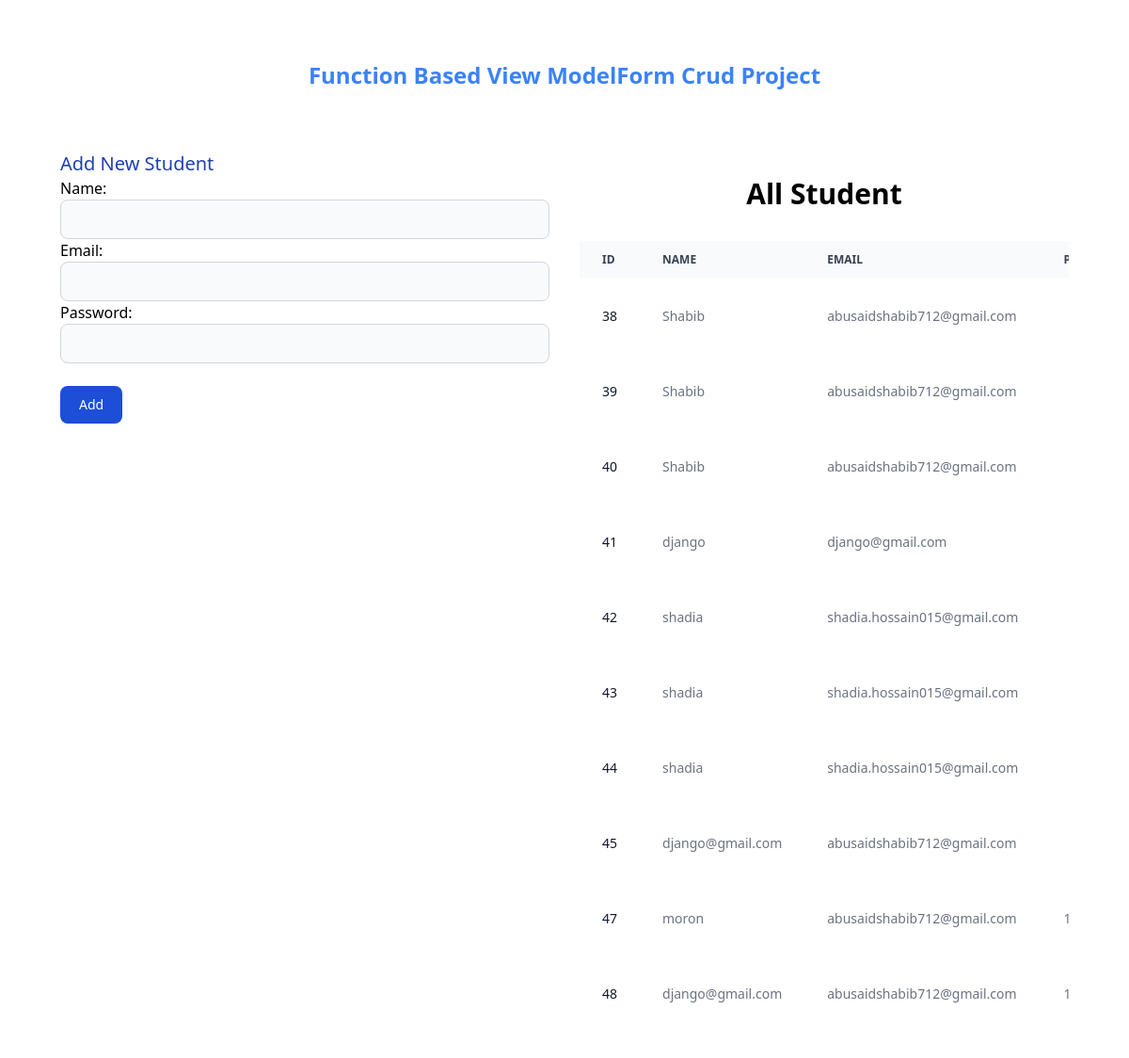
The page / on the database its author committed.
### enroll/models.py (models this page shows)
class User(models.Model):
    name = models.CharField(max_length=70)
    email = models.EmailField(max_length=100)
    password = models.CharField(max_length=70)

### enroll/views.py (the view)
# urls.py: path('', add_show, name="addandshow"),
def add_show(request):
    student = User.objects.all()
    if request.method == 'POST':
        fm = StudentRegistration(request.POST)
        if fm.is_valid():
            name = fm.cleaned_data['name']
            email = fm.cleaned_data['email']
            password = fm.cleaned_data['password']
            reg = User(name=name, email=email,password=password)
            reg.save()
            fm = StudentRegistration()
    else:
        fm = StudentRegistration()
    return render(request, 'enroll/addandshow.html', {'form':fm, 'stu':student})

### enroll/forms.py
class StudentRegistration(forms.ModelForm):
    class Meta:
        model = User
        fields = ['name', 'email', 'password']
        widgets = {
            'name': forms.TextInput(attrs = {'class':'bg-gray-50 border border-gray-300 text-gray-900 text-sm rounded-lg focus:ring-blue-500 focus:border-blue-500 block w-full p-2.5 dark:bg-gray-700 dark:border-gray-600 dark:placeholder-gray-400 dark:text-white dark:focus:ring-blue-500 dark:focus:border-blue-500'}),
            'email': forms.TextInput(attrs = {'class':'bg-gray-50 border border-gray-300 text-gray-900 text-sm rounded-lg focus:ring-blue-500 focus:border-blue-500 block w-full p-2.5 dark:bg-gray-700 dark:border-gray-600 dark:placeholder-gray-400 dark:text-white dark:focus:ring-blue-500 dark:focus:border-blue-500'}),
            'password': forms.PasswordInput(render_value=True, attrs = {'class':'bg-gray-50 border border-gray-300 text-gray-900 text-sm rounded-lg focus:ring-blue-500 focus:border-blue-500 block w-full p-2.5 dark:bg-gray-700 dark:border-gray-600 dark:placeholder-gray-400 dark:text-white dark:focus:ring-blue-500 dark:focus:border-blue-500'}),
        }

### enroll/templates/enroll/addandshow.html (shortened to what this page needs)
{% extends 'enroll/base.html' %} {% block title %} input {% endblock title %}
{% block content %}
<h4 class="font-medium text-xl text-blue-800">Add New Student</h4>
<div class="grid grid-cols-2 gap-8">
  <form action="" method="POST">
    {% csrf_token %} {{form.as_p}}
    <br />
    <input
      class="text-white w-full bg-blue-700 hover:bg-blue-800 focus:ring-4 focus:outline-none focus:ring-blue-300 font-medium rounded-lg text-sm sm:w-auto px-5 py-2.5 text-center dark:bg-blue-600 dark:hover:bg-blue-700 dark:focus:ring-blue-800"
      type="submit"
      value="Add"
    />
  </form>
  <div>
    <h4 class="text-3xl text-center pb-8 font-semibold">All Student</h4>
    {% if stu %}
    <div class="relative overflow-x-auto">
      <table
        class="w-full text-sm text-left rtl:text-right text-gray-500 dark:text-gray-400"
      >
        <thead
          class="text-xs text-gray-700 uppercase bg-gray-50 dark:bg-gray-700 dark:text-gray-400"
        >
          <tr>
            <th scope="col" class="px-6 py-3">Id</th>
            <th scope="col" class="px-6 py-3">Name</th>
            <th scope="col" class="px-6 py-3">Email</th>
            <th scope="col" class="px-6 py-3">Password</th>
          </tr>
        </thead>
        <tbody>
          {% for st in stu %}
          <tr class="bg-white dark:bg-gray-800">
            <th
              scope="row"
              class="px-6 py-4 font-medium text-gray-900 whitespace-nowrap dark:text-white"
            >
              {{st.id}}
            </th>
            <td class="px-6 py-4">{{st.name}}</td>
            <td class="px-6 py-4">{{st.email}}</td>
            <td class="px-6 py-4">{{st.password}}</td>
          </tr>
          {% endfor %}
        </tbody>
      </table>
    </div>
    {% else %}
    <h4>No Records</h4>
    {% endif %}
  </div>
</div>
{% endblock content %}

### enroll/templates/enroll/base.html (shortened to what this page needs)
<!DOCTYPE html>
{% load static %}
<html lang="en">
  <head>
    <link rel="stylesheet" href="{% static 'enroll/static/css/style.css' %}" />
  </head>
  <body>
    <div class="py-16">
      <h2 class="text-blue-500 capitalize text-2xl font-semibold text-center">
        function Based View ModelForm Crud Project
      </h2>
      <div class="p-16">{% block content %} {% endblock content %}</div>
    </div>
    <script src="https://cdn.tailwindcss.com"></script>
  </body>
</html>

### rows shown on the page
User: id "38", name "Shabib", email "abusaidshabib712@gmail.com"
User: id "39", name "Shabib", email "abusaidshabib712@gmail.com"
User: id "40", name "Shabib", email "abusaidshabib712@gmail.com"
User: id "41", name "django", email "django@gmail.com"
User: id "42", name "shadia", email "shadia.hossain015@gmail.com"
User: id "43", name "shadia", email "shadia.hossain015@gmail.com"
User: id "44", name "shadia", email "shadia.hossain015@gmail.com"
User: id "45", name "django@gmail.com", email "abusaidshabib712@gmail.com"
User: id "47", name "moron", email "abusaidshabib712@gmail.com"
User: id "48", name "django@gmail.com", email "abusaidshabib712@gmail.com"
